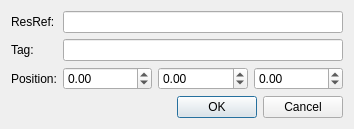
<?xml version="1.0" encoding="UTF-8"?>
<ui version="4.0">
 <class>Dialog</class>
 <widget class="QDialog" name="Dialog">
  <property name="geometry">
   <rect>
    <x>0</x>
    <y>0</y>
    <width>354</width>
    <height>120</height>
   </rect>
  </property>
  <property name="sizePolicy">
   <sizepolicy hsizetype="Fixed" vsizetype="Fixed">
    <horstretch>0</horstretch>
    <verstretch>0</verstretch>
   </sizepolicy>
  </property>
  <property name="windowTitle">
   <string>Dialog</string>
  </property>
  <layout class="QVBoxLayout" name="verticalLayout">
   <item>
    <layout class="QFormLayout" name="formLayout">
     <item row="0" column="0">
      <widget class="QLabel" name="label">
       <property name="text">
        <string>ResRef:</string>
       </property>
      </widget>
     </item>
     <item row="0" column="1">
      <widget class="QLineEdit" name="resrefEdit">
       <property name="maxLength">
        <number>16</number>
       </property>
      </widget>
     </item>
     <item row="1" column="0">
      <widget class="QLabel" name="label_8">
       <property name="text">
        <string>Tag:</string>
       </property>
      </widget>
     </item>
     <item row="1" column="1">
      <widget class="QLineEdit" name="tagEdit"/>
     </item>
     <item row="2" column="0">
      <widget class="QLabel" name="label_2">
       <property name="text">
        <string>Position:</string>
       </property>
      </widget>
     </item>
     <item row="2" column="1">
      <layout class="QHBoxLayout" name="horizontalLayout">
       <item>
        <widget class="QDoubleSpinBox" name="xPosSpin">
         <property name="minimum">
          <double>-1000000.000000000000000</double>
         </property>
         <property name="maximum">
          <double>1000000.000000000000000</double>
         </property>
        </widget>
       </item>
       <item>
        <widget class="QDoubleSpinBox" name="yPosSpin">
         <property name="minimum">
          <double>-1000000.000000000000000</double>
         </property>
         <property name="maximum">
          <double>1000000.000000000000000</double>
         </property>
        </widget>
       </item>
       <item>
        <widget class="QDoubleSpinBox" name="zPosSpin">
         <property name="minimum">
          <double>-1000000.000000000000000</double>
         </property>
         <property name="maximum">
          <double>1000000.000000000000000</double>
         </property>
        </widget>
       </item>
      </layout>
     </item>
    </layout>
   </item>
   <item>
    <widget class="QDialogButtonBox" name="buttonBox">
     <property name="orientation">
      <enum>Qt::Horizontal</enum>
     </property>
     <property name="standardButtons">
      <set>QDialogButtonBox::Cancel|QDialogButtonBox::Ok</set>
     </property>
    </widget>
   </item>
  </layout>
 </widget>
 <resources/>
 <connections>
  <connection>
   <sender>buttonBox</sender>
   <signal>accepted()</signal>
   <receiver>Dialog</receiver>
   <slot>accept()</slot>
   <hints>
    <hint type="sourcelabel">
     <x>248</x>
     <y>254</y>
    </hint>
    <hint type="destinationlabel">
     <x>157</x>
     <y>274</y>
    </hint>
   </hints>
  </connection>
  <connection>
   <sender>buttonBox</sender>
   <signal>rejected()</signal>
   <receiver>Dialog</receiver>
   <slot>reject()</slot>
   <hints>
    <hint type="sourcelabel">
     <x>316</x>
     <y>260</y>
    </hint>
    <hint type="destinationlabel">
     <x>286</x>
     <y>274</y>
    </hint>
   </hints>
  </connection>
 </connections>
</ui>
